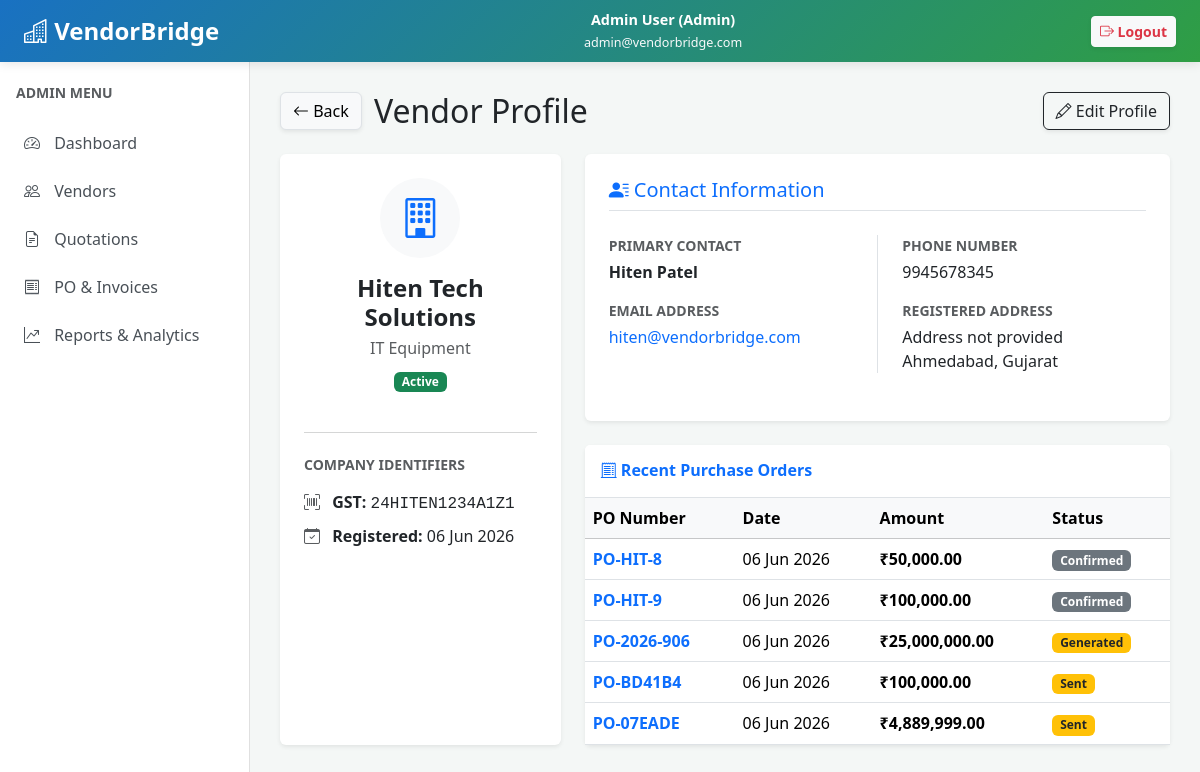
The app's page /admin/vendor_details.php?id=10 (signed in) with its own data.
### tables this page shows
CREATE TABLE `vendors` (
  `vendor_id` int(11) NOT NULL,
  `category_id` int(11) NOT NULL,
  `company_name` varchar(200) NOT NULL,
  `gst_number` varchar(20) DEFAULT NULL,
  `contact_person` varchar(150) NOT NULL,
  `email` varchar(150) NOT NULL,
  `phone` varchar(20) NOT NULL,
  `address` text DEFAULT NULL,
  `city` varchar(100) DEFAULT NULL,
  `state` varchar(100) DEFAULT NULL,
  `country` varchar(100) DEFAULT 'India',
  `vendor_status` enum('Pending','Active','Inactive','Blacklisted') DEFAULT 'Pending',
  `registration_date` date DEFAULT NULL,
  `created_at` timestamp NOT NULL DEFAULT current_timestamp()
);

CREATE TABLE `vendor_categories` (
  `category_id` int(11) NOT NULL,
  `category_name` varchar(100) NOT NULL,
  `description` text DEFAULT NULL,
  `created_at` timestamp NOT NULL DEFAULT current_timestamp()
);

CREATE TABLE `purchase_orders` (
  `po_id` int(11) NOT NULL,
  `quotation_id` int(11) NOT NULL,
  `vendor_id` int(11) NOT NULL,
  `generated_by` int(11) NOT NULL,
  `po_number` varchar(50) NOT NULL,
  `po_date` date NOT NULL,
  `total_amount` decimal(15,2) NOT NULL,
  `status` varchar(20) DEFAULT 'Sent',
  `created_at` timestamp NOT NULL DEFAULT current_timestamp()
);

### admin/vendor_details.php (the view, shortened to what this page needs)
<?php
include 'header.php';
$vendor_id = isset($_GET['id']) ? intval($_GET['id']) : 0;
$vendorQuery = "
    SELECT v.*, c.category_name
    FROM vendors v
    LEFT JOIN vendor_categories c ON v.category_id = c.category_id
    WHERE v.vendor_id = $vendor_id
";
$vendorResult = mysqli_query($conn, $vendorQuery);
$vendor = mysqli_fetch_assoc($vendorResult);
$badgeClass = 'bg-secondary';
if ($vendor['vendor_status'] == 'Active') $badgeClass = 'bg-success';
$poQuery = "SELECT * FROM purchase_orders WHERE vendor_id = $vendor_id ORDER BY po_date DESC LIMIT 5";
$poResult = mysqli_query($conn, $poQuery);
?>
<div class="d-flex justify-content-between align-items-center mb-4">
    <div>
        <a href="vendors.php" class="btn btn-light border shadow-sm me-2"><i class="bi bi-arrow-left"></i> Back</a>
        <h2 class="d-inline-block align-middle mb-0">Vendor Profile</h2>
    </div>
    <div>
        <button class="btn btn-outline-dark shadow-sm"><i class="bi bi-pencil"></i> Edit Profile</button>
    </div>
</div>
<div class="row g-4">
    <div class="col-lg-4">
        <div class="card shadow-sm border-0 mb-4 h-100">
            <div class="card-body text-center p-4">
                <div class="bg-light rounded-circle d-inline-flex align-items-center justify-content-center mb-3" style="width: 80px; height: 80px;">
                    <i class="bi bi-building fs-1 text-primary"></i>
                </div>
                <h4 class="fw-bold mb-1"><?php echo htmlspecialchars($vendor['company_name']); ?></h4>
                <p class="text-muted mb-2"><?php echo htmlspecialchars($vendor['category_name'] ?? 'Uncategorized'); ?></p>
                <span class="badge <?php echo $badgeClass; ?> mb-4"><?php echo htmlspecialchars($vendor['vendor_status']); ?></span>
                <hr class="text-muted">
                <div class="text-start mt-4">
                    <h6 class="fw-bold text-muted text-uppercase small mb-3">Company Identifiers</h6>
                    <p class="mb-2"><i class="bi bi-upc-scan text-muted me-2"></i> <strong>GST:</strong> <span class="font-monospace"><?php echo htmlspecialchars($vendor['gst_number'] ?? 'N/A'); ?></span></p>
                    <p class="mb-0"><i class="bi bi-calendar-check text-muted me-2"></i> <strong>Registered:</strong> <?php echo date('d M Y', strtotime($vendor['created_at'])); ?></p>
                </div>
            </div>
        </div>
    </div>
    <div class="col-lg-8">
        <div class="card shadow-sm border-0 mb-4">
            <div class="card-body p-4">
                <h5 class="text-primary mb-4 border-bottom pb-2"><i class="bi bi-person-lines-fill"></i> Contact Information</h5>
                <div class="row mb-4">
                    <div class="col-sm-6">
                        <p class="text-muted small text-uppercase fw-bold mb-1">Primary Contact</p>
                        <p class="fw-bold fs-6 mb-3"><?php echo htmlspecialchars($vendor['contact_person']); ?></p>
                        <p class="text-muted small text-uppercase fw-bold mb-1">Email Address</p>
                        <p class="mb-0"><a href="mailto:<?php echo htmlspecialchars($vendor['email']); ?>" class="text-decoration-none"><?php echo htmlspecialchars($vendor['email']); ?></a></p>
                    </div>
                    <div class="col-sm-6 border-start ps-4">
                        <p class="text-muted small text-uppercase fw-bold mb-1">Phone Number</p>
                        <p class="mb-3"><?php echo htmlspecialchars($vendor['phone']); ?></p>
                        <p class="text-muted small text-uppercase fw-bold mb-1">Registered Address</p>
                        <p class="mb-0">
                            <?php
                                echo htmlspecialchars($vendor['address'] ?? 'Address not provided') . "<br>";
                                $city = htmlspecialchars($vendor['city'] ?? '');
                                $state = htmlspecialchars($vendor['state'] ?? '');
                                if ($city || $state) {
                                    echo trim($city . ", " . $state, ", ");
                                }
                            ?>
                        </p>
                    </div>
                </div>
            </div>
        </div>
        <div class="card shadow-sm border-0">
            <div class="card-header bg-white py-3 border-bottom d-flex justify-content-between align-items-center">
                <h6 class="mb-0 fw-bold text-primary"><i class="bi bi-receipt-cutoff"></i> Recent Purchase Orders</h6>
            </div>
            <div class="card-body p-0">
                <div class="table-responsive">
                    <table class="table table-hover align-middle mb-0">
                        <thead class="table-light">
                            <tr>
                                <th>PO Number</th>
                                <th>Date</th>
                                <th>Amount</th>
                                <th>Status</th>
                            </tr>
                        </thead>
                        <tbody>
                            <?php if (mysqli_num_rows($poResult) > 0) {
                                while ($po = mysqli_fetch_assoc($poResult)) {
                                    $poBadge = 'bg-secondary';
                                    if (in_array($po['status'], ['Generated', 'Sent'])) $poBadge = 'bg-warning text-dark';
                            ?>
                                <tr>
                                    <td class="fw-bold"><a href="po_details.php?id=<?php echo $po['po_id']; ?>" class="text-decoration-none"><?php echo htmlspecialchars($po['po_number']); ?></a></td>
                                    <td><?php echo date('d M Y', strtotime($po['po_date'])); ?></td>
                                    <td class="fw-bold">₹<?php echo number_format($po['total_amount'], 2); ?></td>
                                    <td><span class="badge <?php echo $poBadge; ?>"><?php echo htmlspecialchars($po['status']); ?></span></td>
                                </tr>
                            <?php } } else { ?>
                                <tr><td colspan="4" class="text-center py-4 text-muted">No purchase orders found for this vendor yet.</td></tr>
                            <?php } ?>
                        </tbody>
                    </table>
                </div>
            </div>
        </div>
    </div>
</div>
<?php include 'footer.php'; ?>

### admin/header.php (style rules this page uses)
body { background-color: #f4f7f6; font-family: 'Segoe UI', Tahoma, Geneva, Verdana, sans-serif; }

### records on screen
vendors: company_name "Hiten Tech Solutions", category.category_name "IT Equipment", vendor_status "Active", gst_number "24HITEN1234A1Z1", created_at "06 Jun 2026", contact_person "Hiten Patel", email "hiten@vendorbridge.com", phone "9945678345", address "Address not provided", city+state "Ahmedabad, Gujarat"
purchase_orders: po_number "PO-HIT-8", po_date "06 Jun 2026", total_amount "50,000.00", status "Confirmed"
purchase_orders: po_number "PO-HIT-9", po_date "06 Jun 2026", total_amount "100,000.00", status "Confirmed"
purchase_orders: po_number "PO-2026-906", po_date "06 Jun 2026", total_amount "25,000,000.00", status "Generated"
purchase_orders: po_number "PO-BD41B4", po_date "06 Jun 2026", total_amount "100,000.00", status "Sent"
purchase_orders: po_number "PO-07EADE", po_date "06 Jun 2026", total_amount "4,889,999.00", status "Sent"

### other values on screen
$user_name "Admin User"
$user_email "admin@vendorbridge.com"
